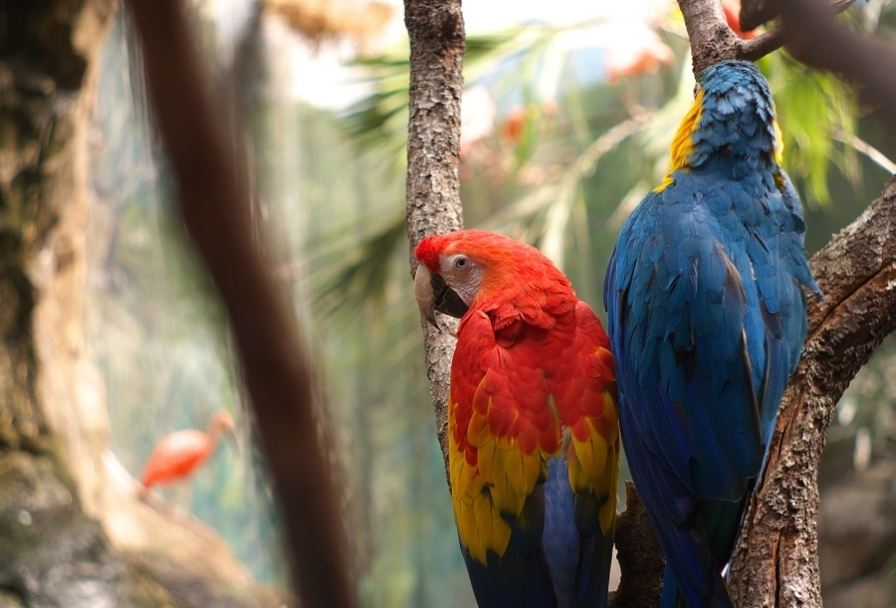
%> input picture PROY4_TransformacionesRango/faunia2.jpg, 896 x 608 px
$ octave lab4_proy3_scriptImplementacion.m   (GNU Octave 9; MATLAB toolbox functions it lacks are replaced by stand-ins)
%> lines starting %> are read from the running program, lines starting %| are printed output that depends on the picture; long printed decimals are rounded
### PROY4_TransformacionesRango/lap.m
function p=lap(im_original,N)
if nargin==1, N=5; end % Si numero de argumentos igual a uno asignamos a N 5
p=cell(1,N);

% Crear filtro gaussiano 2D a usar
s=3; x = -5:5; % sigma = 1, soporte = ?2:2 (N=5)
h = exp(-(x.^2)/(2*s.^2)); % Expresion gauss 1D
h = h/sum(h); % Normaliza para que suma=1
G = h' * h; % Crea mascara 2D

% Calcular los niveles p{1}, p{2}, ..., p{N} de la piramide laplaciana
% Recordad que p{N} es la versi髇 reducida de la imagen
im_original=double(im_original);
for k=1:N-1,
    im_suavizada=fc_imfilter(im_original,G,'symmetric'); % Obtenemos la imagen suavizada
    p{k} = im_original - im_suavizada; %obtenemos los detalles
    im_original = im_suavizada(1:2:end,1:2:end,:);
end

p{N} = im_original;

return

### PROY4_TransformacionesRango/fc_imfilter.m
function res=fc_imfilter(im,h,tipo)
% "Equivalente a im_filter de MATLAB

[N M s]=size(im);
[n m]=size(h);

n2 = floor((n-1)/2);
m2 = floor((m-1)/2);

temp = fc_rellena(im,n2,n-n2-1,m2,m-m2-1,tipo);

%keyboard

res=zeros(N,M,s);

for k=1:s,
 plano = double(temp(:,:,k));
 res(:,:,k)=filter2(h,plano,'valid');
end

switch(class(im))
    case 'uint8', res = uint8(res);
    case 'double', res = res/(1+16*eps);

end

return


function res=fc_rellena(im,a,b,c,d,forma)
% Pone marco a la imagen con bordes a,b (arriba/abajo)
% y c,d (izquierda/derecha). El color se rellena seg鷑 tipo.

fondo=0; if ~ischar(forma), fondo=forma; forma='cte'; end


[N M s]=size(im);

res = fondo*ones(N+a+b,M+c+d,s);
switch(class(im))
  case 'uint8', res=uint8(res);
end

res([1:N]+a,[1:M]+c,:)=im;


switch forma,

    case 'cte'
      % Ya relleno al crear res

    case 'media'

      for k=1:s,
        m=mean(mean(im(:,:,k)));
        res(:,:,k)=0*res(:,:,k)+m;
      end
      res([1:N]+a,[1:M]+c,:)=im;

    case 'replicate'
      for k=1:s,
          res([1:a],:,k) = ones(a,1)*res(a+1,:,k);
          res([1:b]+a+N,:,k) = ones(b,1)*res(a+N,:,k);

          res(:,1:c,k) = res(:,c+1,k)*ones(1,c);
          res(:,[1:d]+c+M,k) = res(:,c+M,k)*ones(1,d);
      end

    case 'symmetric'
     for k=1:s,
      res(1:a,:,k) = flipud(res([1:a]+a+1,:,k));
      res([1:b]+a+N,:,k) = flipud(res([1:b]+a+N-b-1,:,k));

      res(:,1:c,k) = fliplr(res(:,[1:c]+c+1,k));
      res(:,[1:d]+c+M,k) = fliplr(res(:,[1:d]+c+M-d-1,k));
     end

    case 'circular'
     for k=1:s,
      res(1:a,:,k) = res([1:a]+N,:,k);
      res([1:b]+a+N,:,k) = res([1:b]+a,:,k);

      res(:,[1:c],k) = res(:,[1:c]+M,k);
      res(:,[1:d]+c+M,k) = res(:,[1:d]+c,k);
     end
end

switch(class(im))
    case 'uint8', res = uint8(res);
end

return

### PROY4_TransformacionesRango/visualiza_lap.m
function visualiza_lap(p)

ss = size(p{1}); r = ss(1)/ss(2);

s=get(0,'ScreenSize'); s=s(3:4);

% figure(1);
set(gcf,'MenuBar','none');


N=length(p);

if r<=1, % Apaisada, disposicion vertical

 set(gcf,'Pos',[0 0 0.9*s.*[1/(2*r) 1]]);

 a=0.96; dy = 1;
 for k=1:N,
  dx=0.5-a/2;  dy=dy-a/2-0.005;
  axes('Pos',[dx dy a*[1 0.5]]);
  Q = p{k}; m=min(Q(:)); M=max(Q(:));
  Q = (Q-m)/(M-m);
  image(Q); axis off;  %fc_truesize
  a=a/2;
end

 return

 dx=0.01; s=0.98*r/2; dy=1-2*s-0.01;


else  % Retrato, disposicion horizntal

 set(gcf,'Pos',[0 0 0.9*s.*[1 1/r]]);
 dx=0.01; s=0.48; dy = 0.01;
 for k=1:N,
  axes('Pos',[dx dy+0.5-r*s s*[1 2*r]]);
  Q = p{k}; m=min(Q(:)); M=max(Q(:));
  Q = (Q-m)/(M-m);
  image(Q); axis off;  %fc_truesize
  dx = dx + s + 0.005; s=s/2;
end

end

return

figure(33);
set(gcf,'MenuBar','none');


return

### PROY4_TransformacionesRango/invlap.m
function im=invlap(p)
N = length(p); % N鷐ero de n韛eles de la piramide
im=p{N}; % Inicializamos con version tama駉 sello.
im = double(im);
% Ir sumando los detalles de los niveles p{k-1}, p{k-2}, ..., p{1} de la piramide laplaciana
% Recordad que p{N} es la versi髇 reducida de la imagen

for k=N-1:-1:1,
    im = amplia_2(im);
    im = im + p{k};
end

im = uint8(im);

end

### PROY4_TransformacionesRango/amplia_2.m
function im2=amplia_2(im)
% im2=amplia_2(im)
% Amplia im en un factor 2 en cada dimensi髇.
% Resultado en im2.
% Usa filtro Lanczlos

 a=2;
 x = [-a+0.5:0.5:a-0.5];
 L = sinc(x/a).*sinc(x);
 L=L/(sum(L)-1); L(4)=1;

 L = L'*L;


[N M s]=size(im);


% Inserta 0's
im2=zeros(2*N,2*M,s);
for c=1:s,
  for k=1:N, im2(2*k-1,1:2:end,c)=im(k,:,c); end
end


% Filtra con kernel
im2 = fc_imfilter(im2,L,'symmetric');


switch(class(im))
    case 'uint8',im2= uint8(im2);
end

return

### PROY4_TransformacionesRango/lab4_proy3_scriptImplementacion.m
im = imread('faunia2.jpg');
%> im is the input picture: size 608x896x3 uint8; mean R, G, B 126.4, 111.8, 93.9
p = lap(im,5);
%> the loop in lap, `for k=1:N-1,` made 4 passes
%> pass 1, in fc_imfilter, `temp = fc_rellena(im,n2,n-n2-1,m2,m-m2-1,tipo);`:
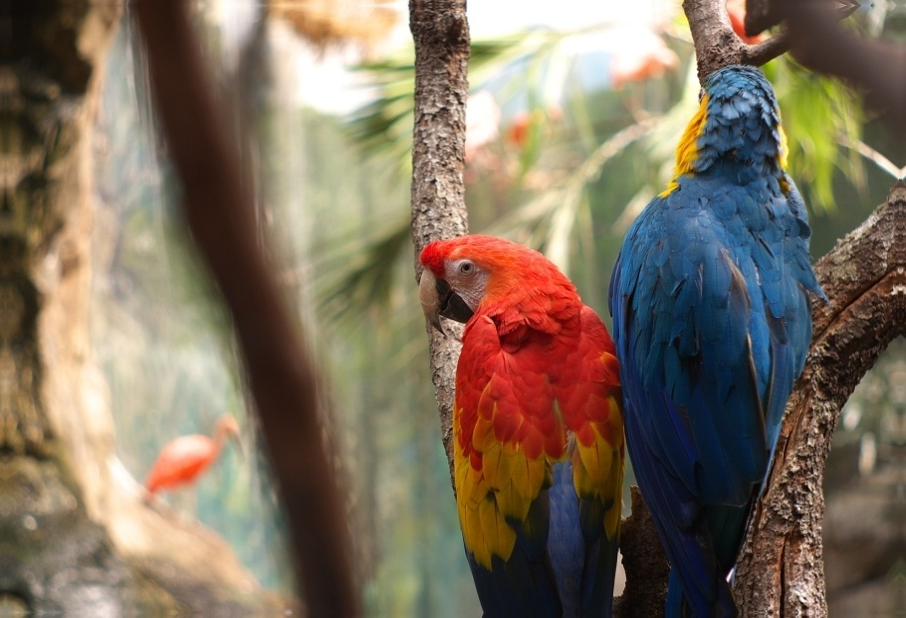
%> temp: size 618x906x3 double; mean R, G, B 126.1, 111.6, 93.8
%> pass 1, in lap, `im_suavizada=fc_imfilter(im_original,G,'symmetric');`:
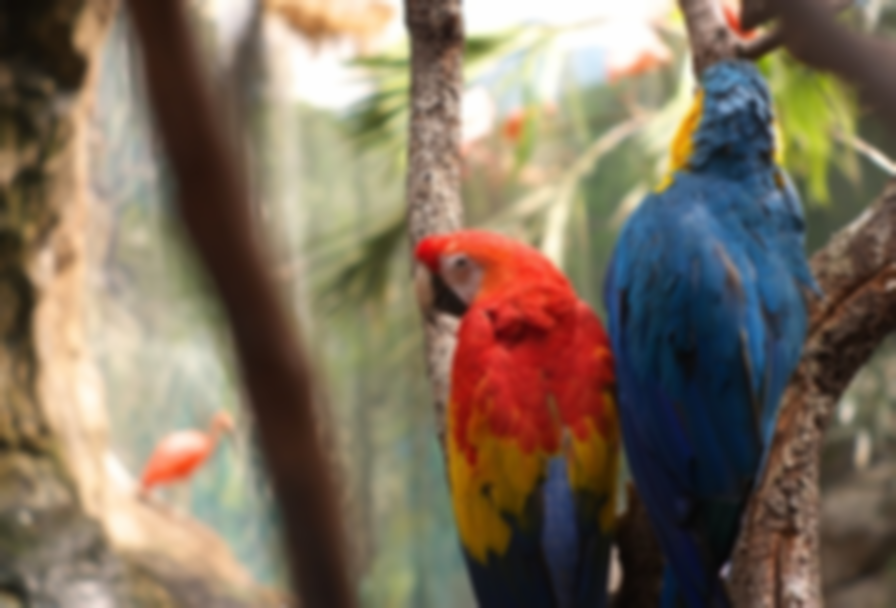
%> im_suavizada: size 608x896x3 double; mean R, G, B 126.4, 111.8, 93.9; mean of the top-left, top-right, bottom-left and bottom-right quarters 122.5, 131.8, 131.7, 56.9
%> pass 2, in fc_imfilter (call 2), `temp = fc_rellena(im,n2,n-n2-1,m2,m-m2-1,tipo);`:
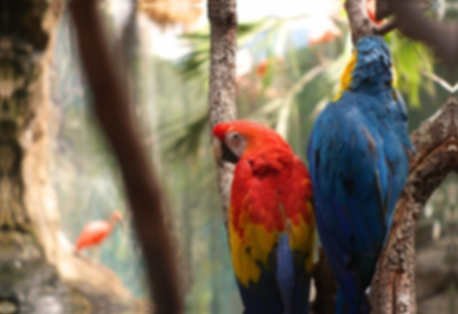
%> temp: size 314x458x3 double; mean R, G, B 125.9, 111.4, 93.6
%> after the loop in lap, `for k=1:N-1,`: p = 5 items
%> p = 5 items
visualiza_lap(p);
%> in visualiza_lap, `ss = size(p{1})`: ss = [608 896 3]
%> in visualiza_lap, `r = ss(1)/ss(2)`: r = 0.679
%> in visualiza_lap, `N=length(p);`: N = 5
%> the loop in visualiza_lap, `for k=1:N,` made 5 passes
%> (dx, dy, m, M, a) on passes 1 to 5: (0.02, 0.515, -138.2, 141.9, 0.48), (0.26, 0.27, -57.72, 66.28, 0.24), (0.38, 0.145, -52.35, 57.39, 0.12), (0.44, 0.08, -53.55, 57.4, 0.06), (0.47, 0.045, 7.8, 253.2, 0.03)
%> pass 1, in visualiza_lap, `Q = p{k}`:
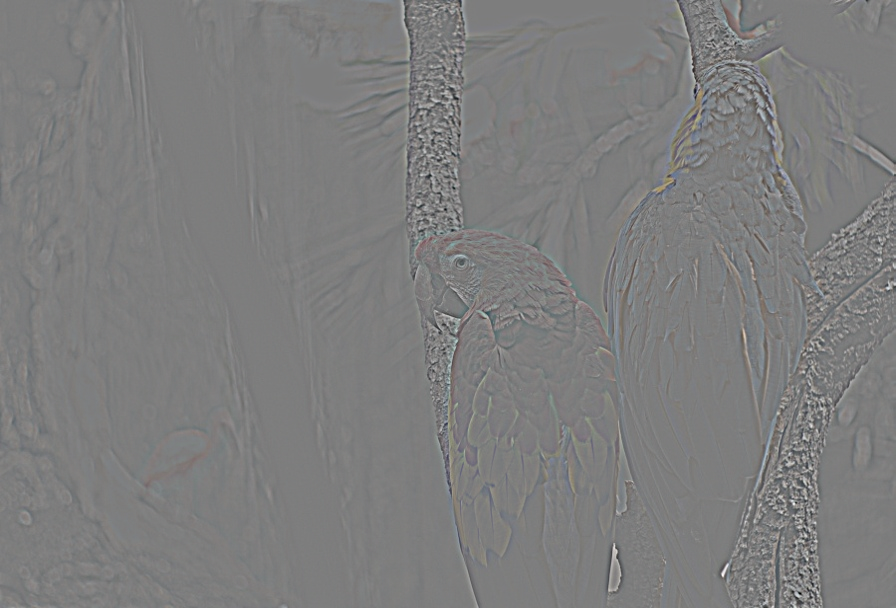
%> Q: size 608x896x3 double; mean R, G, B 0, 0, 0; drawn with min black and max white
%> pass 2, in visualiza_lap, `Q = p{k}`:
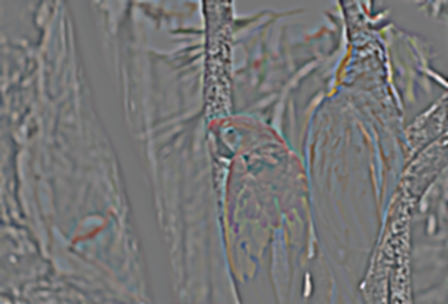
%> Q: size 304x448x3 double; mean R, G, B 0, 0, 0; drawn with min black and max white
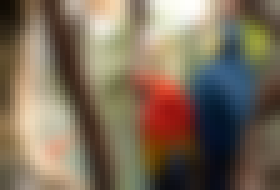
%> displayed picture: size 38x56x3, on the screen's scale of 0 to 255 (shown 5 times larger); mean R, G, B 124.1, 108.8, 90

im_invlap = invlap(p);
%> the loop in invlap, `for k=N-1:-1:1,` made 4 passes
%> k on passes 1, 4: 4, 1
%> pass 1, in fc_imfilter (call 5), `temp = fc_rellena(im,n2,n-n2-1,m2,m-m2-1,tipo);`:
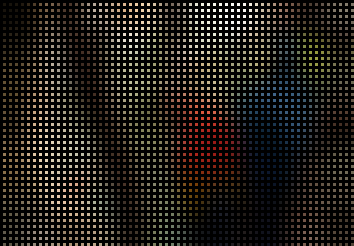
%> temp: size 82x118x3 double (shown 3 times larger); mean R, G, B 31.3, 27.7, 23.2
figure(2); image(im_invlap);
set(gcf, 'name', 'Imagen con invlap');

figure(3); image(im);
set(gcf, 'name', 'Imagen original');

media_original = mean2(im);
%> media_original = 110.7
media_invlap = mean2(im_invlap);
%> media_invlap = 110.7

diferencia = abs(media_original-media_invlap);
%> diferencia = 0.0015
display(media_original);
%| media_original = 110.72
display(media_invlap);
%| media_invlap = 110.72
display(diferencia);
%| diferencia = 1.5016e-03

$ run again, with PROY4_TransformacionesRango/face.jpg copied over PROY4_TransformacionesRango/faunia2.jpg
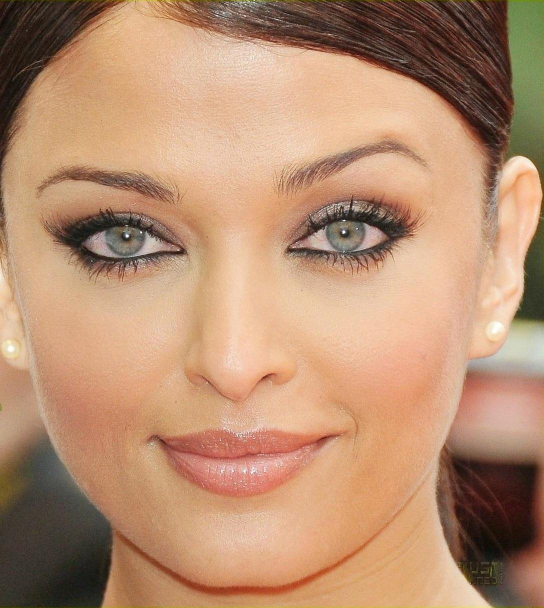
%> input picture PROY4_TransformacionesRango/face.jpg, 1088 x 1216 px (shown at 1/2 size)
%> im is the input picture: size 1216x1088x3 uint8; mean R, G, B 183.5, 142.8, 113
%> after the loop in lap, `for k=1:N-1,`: p = 5 items
%> ss = [1216 1088 3]
%> r = 1.12
%> in visualiza_lap, `N=length(p);`: N = 5
%> the loop in visualiza_lap, `for k=1:N,` made 5 passes
%> (m, M, dx, s) on passes 1 to 5: (-116.6, 164.2, 0.495, 0.24), (-60.55, 69.58, 0.74, 0.12), (-58.67, 45.09, 0.865, 0.06), (-60.27, 49.65, 0.93, 0.03), (13.08, 243.7, 0.965, 0.015)
%> pass 1, in visualiza_lap, `Q = p{k}`:
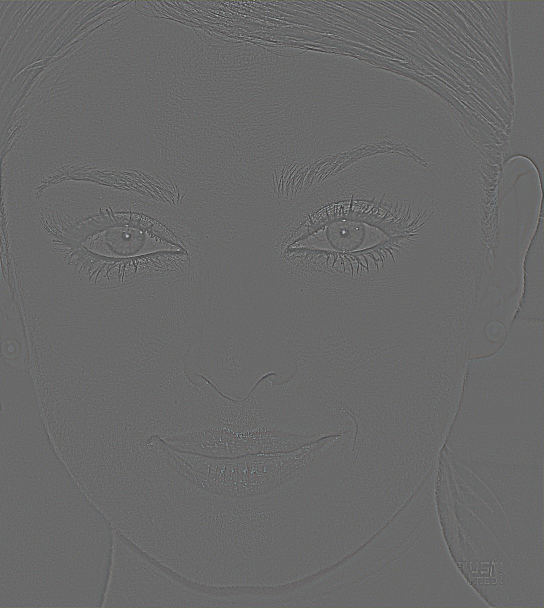
%> Q: size 1216x1088x3 double (shown at 1/2 size); mean R, G, B 0, 0, 0; drawn with min black and max white
%> the loop in invlap, `for k=N-1:-1:1,` made 4 passes
%> k on passes 1, 4: 4, 1
%> pass 1, in fc_imfilter (call 5), `temp = fc_rellena(im,n2,n-n2-1,m2,m-m2-1,tipo);`:
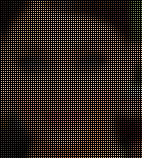
%> temp: size 158x142x3 double; mean R, G, B 44.9, 35, 27.6
%> media_original = 146.4
%> diferencia = 0.000773
%| media_original = 146.42
%| media_invlap = 146.42
%| diferencia = 7.7324e-04
